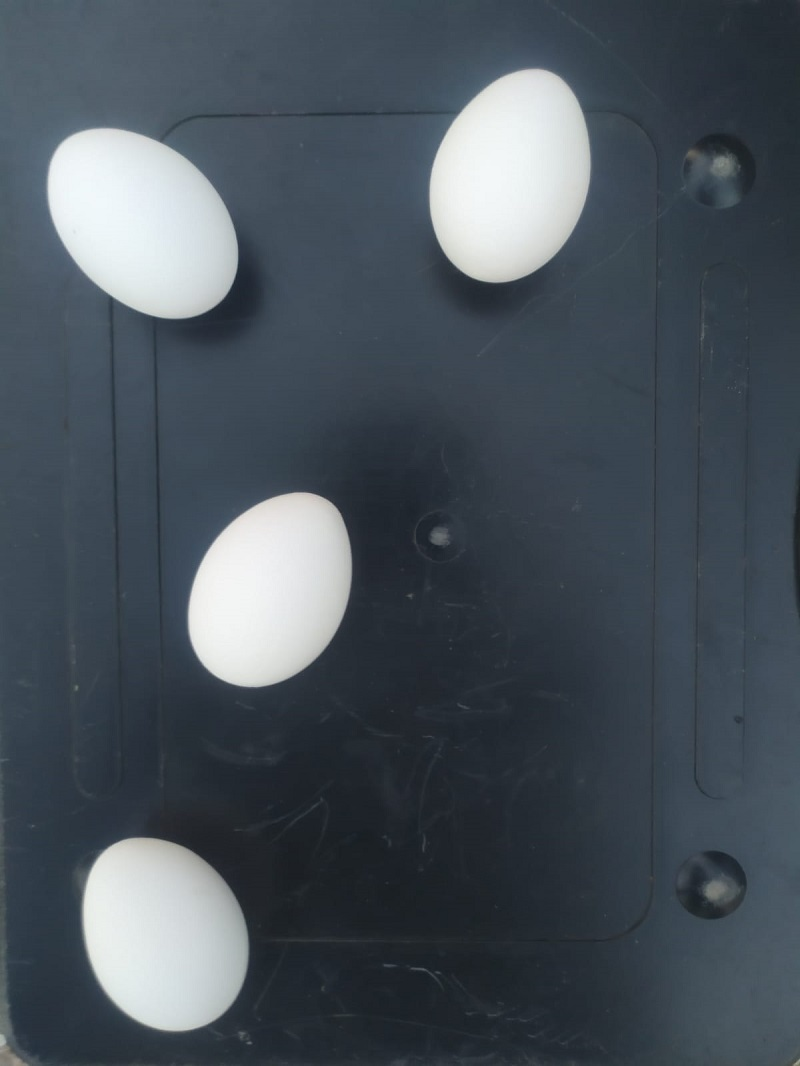
#> input picture eggPic3.jpg, 800 x 1066 px
$ python imageTest.py
#> lines starting #> are read from the running program, lines starting #| are printed output that depends on the picture; after the words box and inside, x2 and y2 are one past the last pixel; in counts of white or black regions, pixels touching at a corner belong together
import cv2
import numpy as np
import math
space = [800,800]


image = cv2.imread('eggPic3.jpg')
#> image is the input picture: shape (1066, 800, 3); mean B, G, R 91.4, 82.7, 73.3
#cv2.imshow("HoughCirlces", planets)
scale_percent = 70  # percent of original size
width = int(image.shape[1] * scale_percent / 100)
#> width = 560
height = int(image.shape[0] * scale_percent / 100)
#> height = 746
dim = (width, height)
#> dim = (560, 746)

# resize image
resized = cv2.resize(image, dim, interpolation=cv2.INTER_AREA)
image=resized


cv2.imshow("No filter", image)


gray_img = cv2.cvtColor(image, cv2.COLOR_BGR2GRAY)
cv2.imshow("gray_img", gray_img)

img = cv2.medianBlur(gray_img, 5)
cv2.imshow("medianBlur", img)

ret,threshreal = cv2.threshold(gray_img,127,255,cv2.THRESH_BINARY)
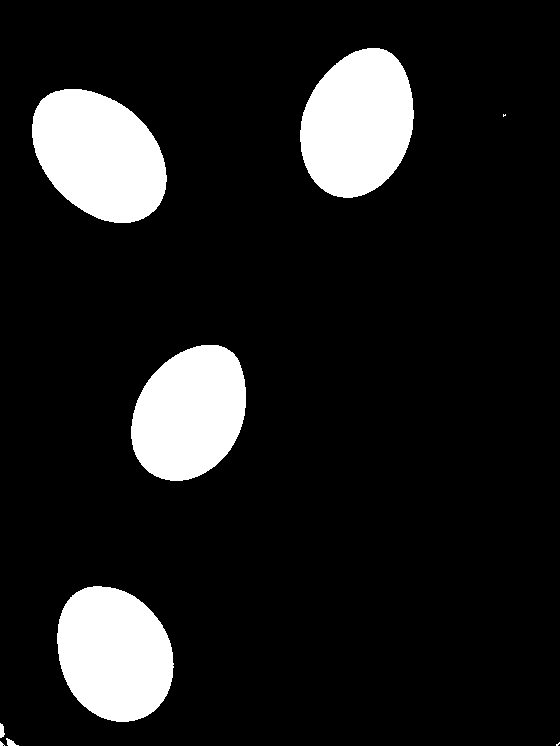
#> threshreal: shape (746, 560); 12.2% white; 9 white regions (3 under 20 px), largest, box (x1, y1, x2, y2) and area: (32, 89, 167, 223) 13320, (300, 48, 414, 198) 13059, (57, 586, 174, 722) 12329, (131, 345, 246, 481) 11997, (0, 723, 5, 738) 55, (6, 738, 19, 746) 53
ret,threshblure = cv2.threshold(img,127,255,cv2.THRESH_BINARY)
#> threshblure: shape (746, 560); 12.2% white; 7 white regions (1 under 20 px), largest, box (x1, y1, x2, y2) and area: (32, 89, 167, 223) 13318, (300, 48, 414, 198) 13056, (57, 586, 174, 722) 12325, (131, 345, 246, 481) 11996, (0, 723, 4, 738) 51, (7, 739, 18, 746) 48

edged = cv2.Canny(threshblure, 30, 200)
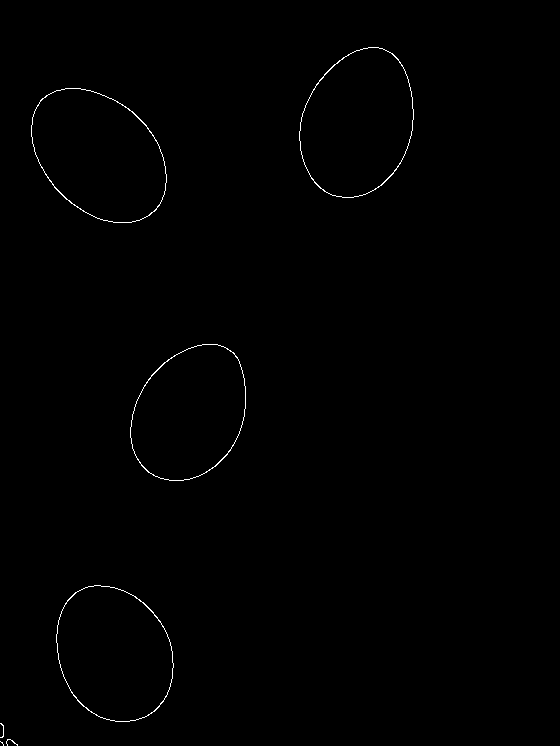
#> edged: shape (746, 560); 0.42% white in thin lines or dots, all inside (x1, y1, x2, y2) = (0, 47, 414, 746)


cv2.imshow("binary- no blure", threshreal)
cv2.imshow("binary- after blure", threshblure)
cv2.imshow("edged", edged)

contours, hierarchy = cv2.findContours(threshblure, cv2.RETR_TREE, cv2.CHAIN_APPROX_SIMPLE)
#> contours = 7 contours, 1 with area under 20; largest, box (x1, y1, x2, y2) and area: (32, 89, 167, 223) 13130, (300, 48, 414, 198) 12870, (57, 586, 174, 722) 12145, (131, 345, 246, 481) 11817, (0, 723, 4, 738) 36, (7, 739, 18, 746) 35

cv2.drawContours(image, contours, -1, (0,0,255), 3)
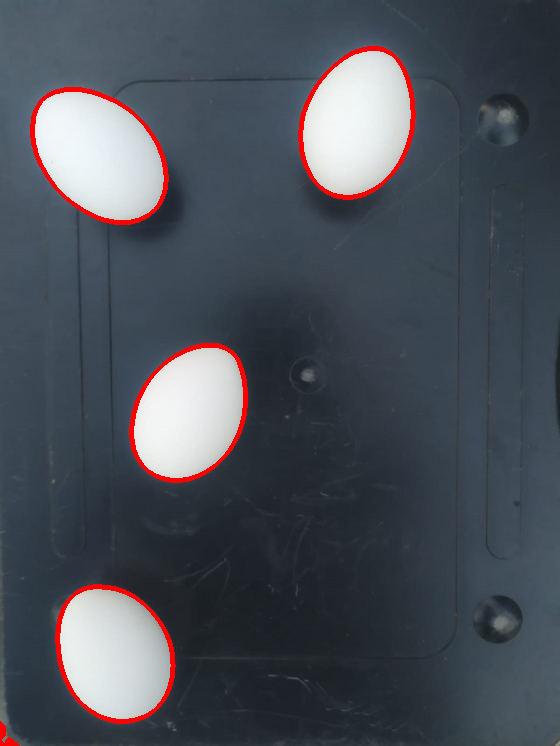
#> image: shape (746, 560, 3); mean B, G, R 88.7, 80.1, 75.4
cv2.imshow("contour", image)


for i in range(len(contours)):
    cnt = contours[i]
    if (cv2.contourArea(cnt) > 1500):  # fillter the worng shape
        M = cv2.moments(cnt)#find data of countor
        cx = int(M['m10']/M['m00'])#center of area
        cy = int(M['m01']/M['m00'])#center of area
        ellipse = cv2.fitEllipse(cnt)
        image = cv2.ellipse(image,ellipse,(0,0,255),5)# create ellipse around circle
        angl=math.pi-ellipse[2]*math.pi/180# create cast for the coordienate system and convert to radian
        line_length=100
        cx2=int(cx + line_length * np.sin(angl))# x end point line
        cy2=int(cy + line_length * np.cos(angl))# y end point line
        image=cv2.line(image, (cx,cy), (cx2,cy2),(0,0,255),4)# create angle line on image
        cv2.putText(image, str((cx,cy)),(cx,cy), cv2.FONT_HERSHEY_SIMPLEX, 1, (0, 200, 255), 2, cv2.LINE_AA)
        cv2.putText(image, "angle: "+str(round(ellipse[2], 2)),(cx-20,cy+50), cv2.FONT_HERSHEY_SIMPLEX, 1, (0,200, 255), 2, cv2.LINE_AA)
        image = cv2.circle(image, (cx,cy), 3, (0,0,255),3)# create point in centroid
#> this loop made 7 passes
#> (cx, cy, ellipse, angl, cx2, cy2) on passes 4 to 7: (113, 653, ((113.9, 653.6), (110.3, 140.8), 154.4), 0.447, 156, 743), (189, 412, ((189.5, 413), (104.8, 144.3), 29.87), 2.62, 238, 325), (98, 155, ((98.76, 155.1), (106.9, 156.4), 134.3), 0.797, 169, 224), (357, 123, ((357.4, 123.2), (108.2, 151.9), 17.72), 2.83, 387, 27)
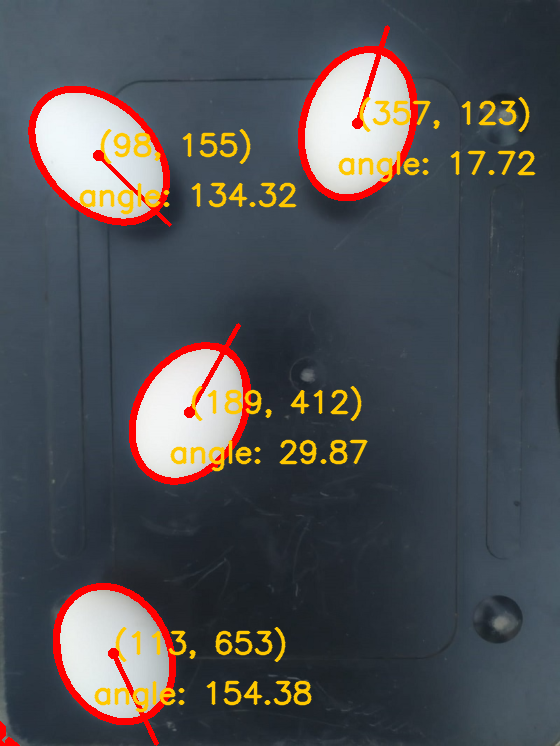
#> image: shape (746, 560, 3); 5.19% of pixels changed, all inside (x1, y1, x2, y2) = (28, 25, 536, 746)


#print(circles[0][1])
cv2.imshow("HoughCirlces", image)
cv2.waitKey()
cv2.destroyAllWindows()

$ run again, with eggPic5.jpeg copied over eggPic3.jpg
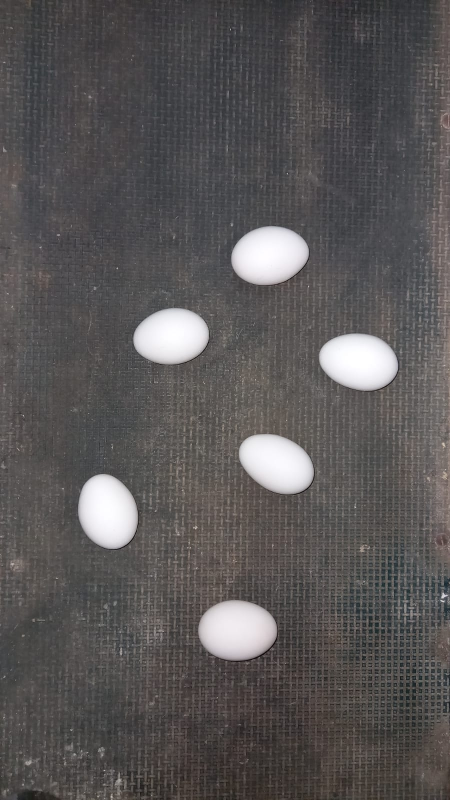
#> input picture eggPic5.jpeg, 900 x 1600 px (shown at 1/2 size)
#> image is the input picture: shape (1600, 900, 3); mean B, G, R 86.1, 86, 88.9
#> `ret,threshreal = cv2.threshold(gray_img,127,255,cv2.THRESH_BINARY)`:
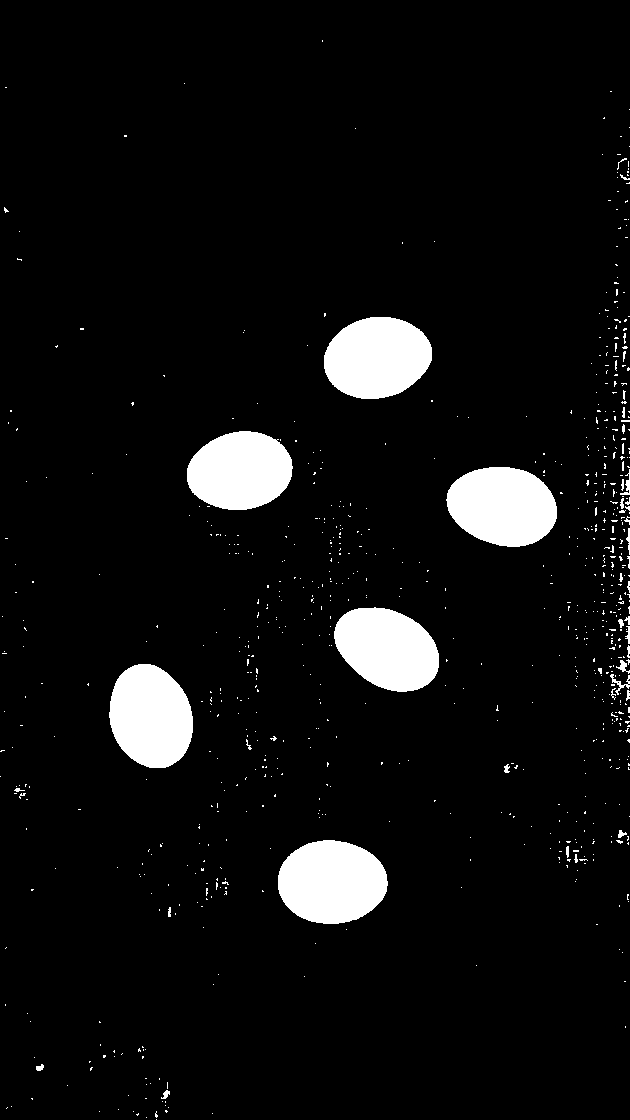
#> threshreal: shape (1120, 630); 6.3% white; 786 white regions (748 under 20 px), largest, box (x1, y1, x2, y2) and area: (278, 840, 388, 924) 7229, (324, 317, 432, 399) 6898, (446, 467, 557, 547) 6873
#> threshblure: shape (1120, 630); 5.9% white; 51 white regions (28 under 20 px), largest, box (x1, y1, x2, y2) and area: (278, 840, 388, 924) 7228, (324, 317, 432, 399) 6893, (447, 467, 557, 547) 6869
#> edged: shape (1120, 630); 0.35% white in thin lines or dots, all inside (x1, y1, x2, y2) = (15, 176, 630, 1098)
#> contours = 51 contours, 36 with area under 20; largest, box (x1, y1, x2, y2) and area: (278, 840, 388, 924) 7090, (324, 317, 432, 399) 6759, (447, 467, 557, 547) 6733, (109, 664, 193, 768) 6646, (334, 608, 439, 692) 6470
#> the loop `for i in range(len(contours)):` made 51 passes
#> (cx, cy, ellipse, angl, cx2, cy2) on passes 7, 23, 27, 40, 42, 47: (331, 881, ((331.3, 881.8), (82.67, 109.5), 90.55), 1.56, 430, 881), (150, 716, ((150.4, 716.2), (80.62, 105.4), 163.2), 0.294, 178, 811), (386, 648, ((386.9, 648.3), (74.82, 111), 117.7), 1.09, 474, 694), (502, 505, ((502.6, 505.7), (77.74, 110.5), 101.1), 1.38, 600, 524), (239, 470, ((239.8, 470.6), (76.91, 105.4), 81.9), 1.71, 338, 455), (376, 357, ((376.8, 357.4), (80.14, 107.7), 79.65), 1.75, 474, 339)
#> after the loop `for i in range(len(contours)):`:
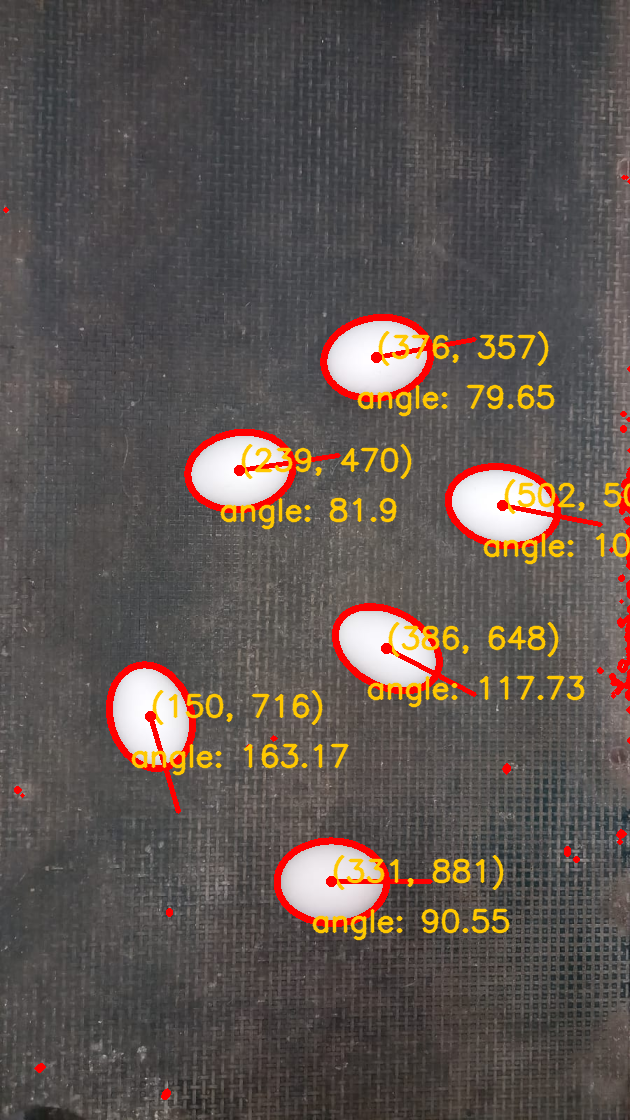
#> image: shape (1120, 630, 3); mean B, G, R 80.3, 84.9, 94.6
